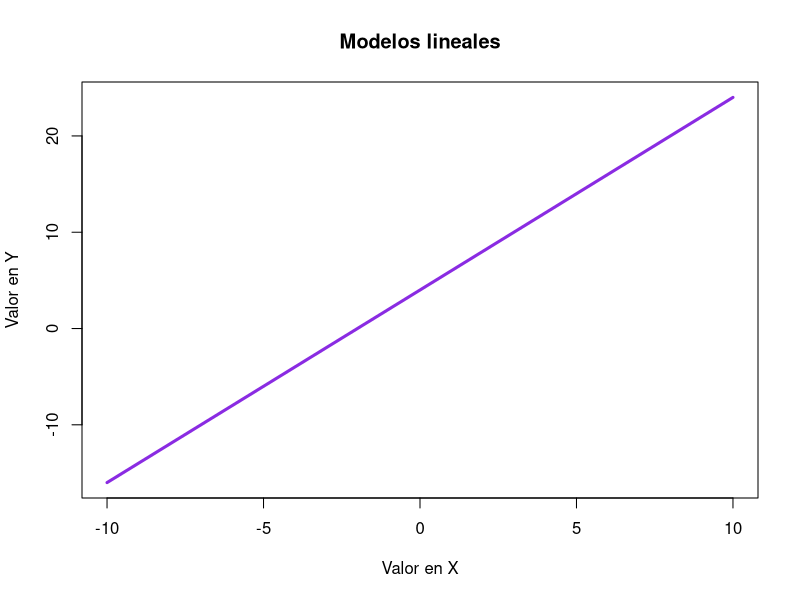
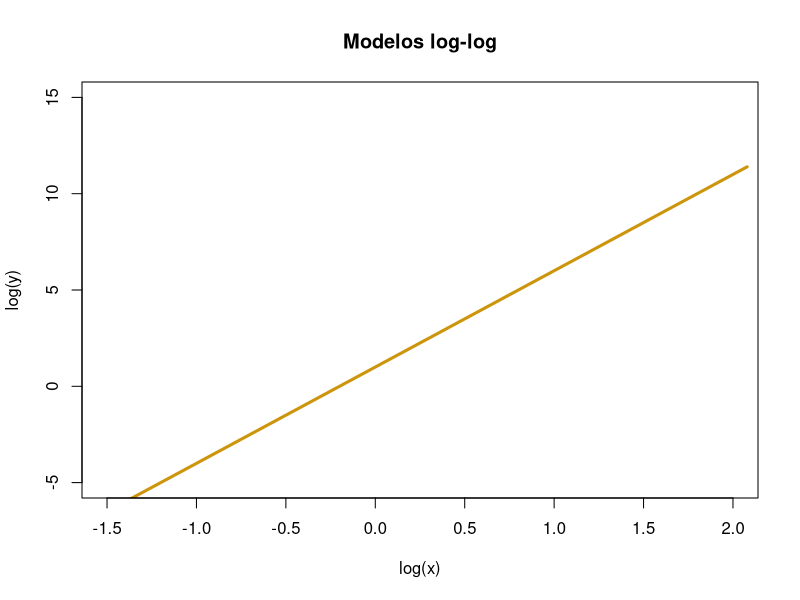
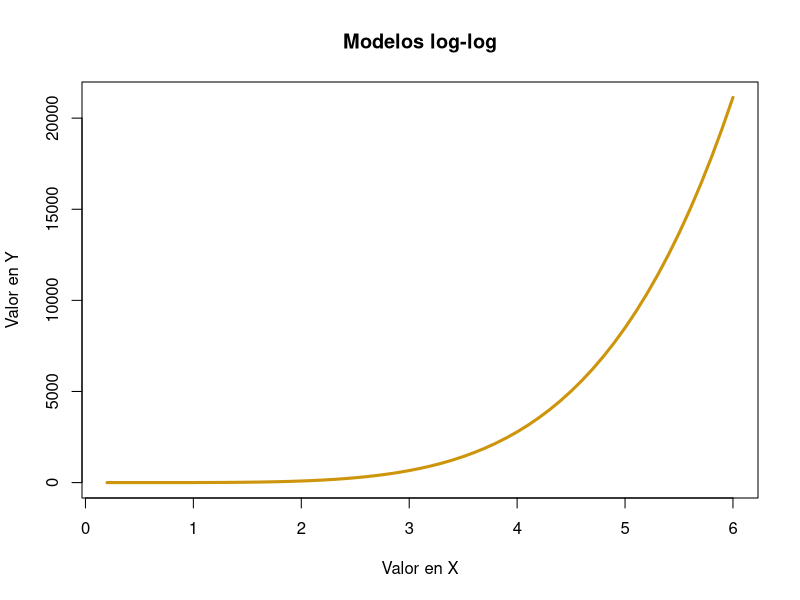
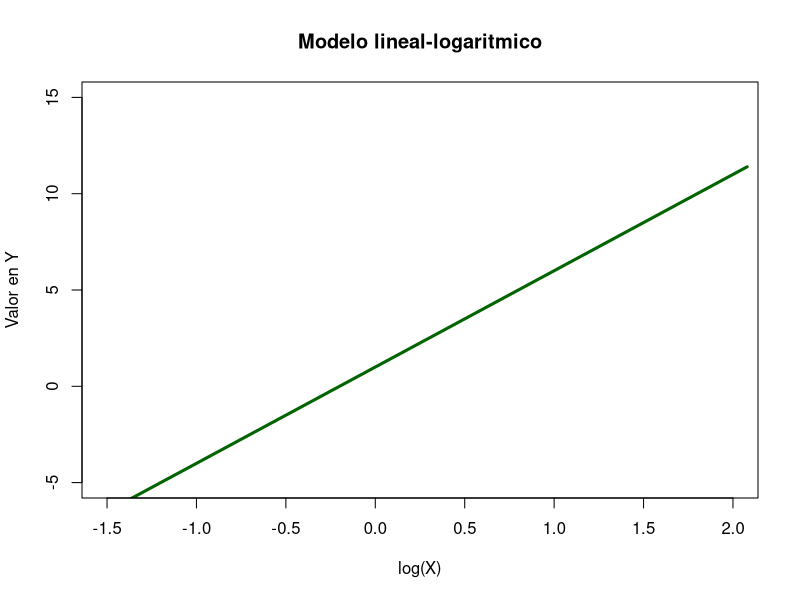
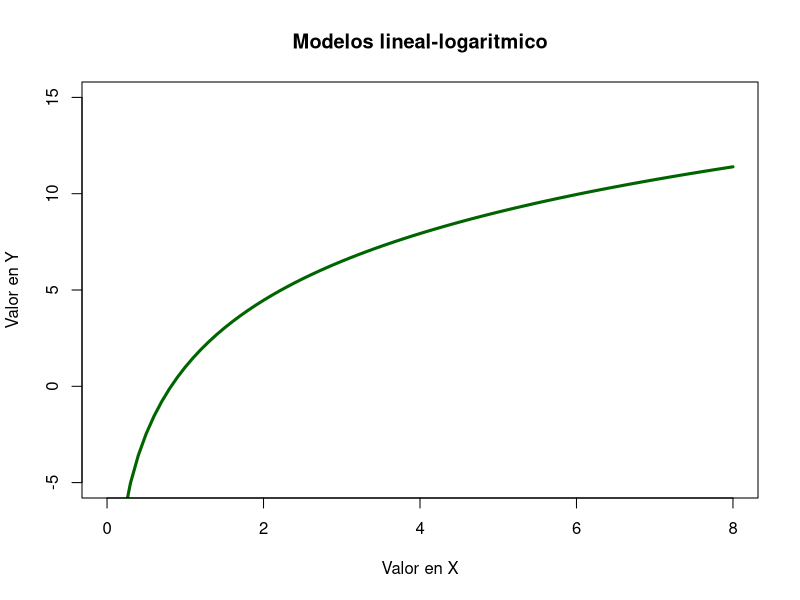
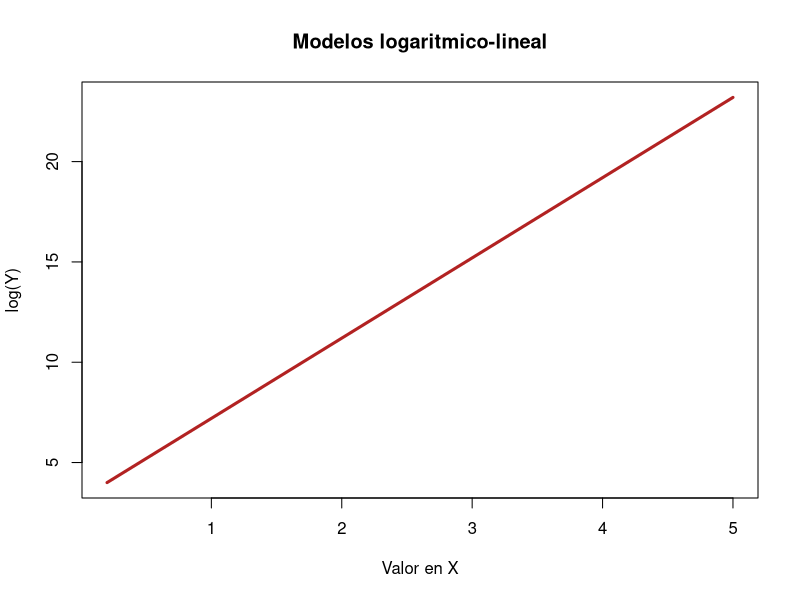
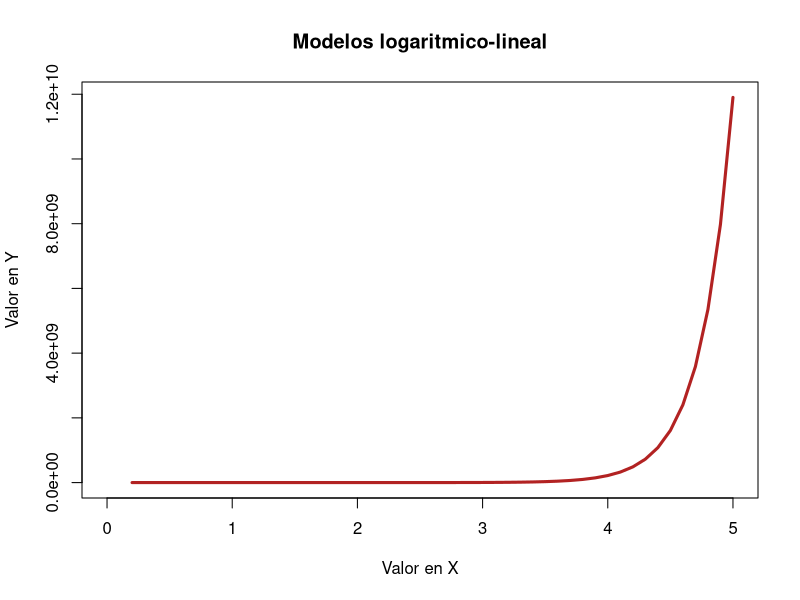
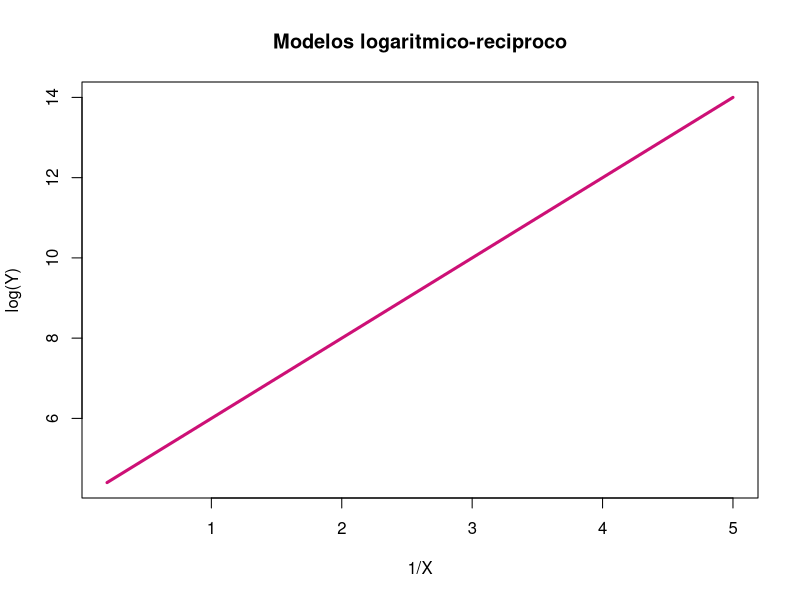

Write the R code that produced these figures, in order.
## ---- chunk 1
library(knitr)
## ---- chunk 2
modelo_lineal <- function(x,a,b)
{
  y=a+(b*x)
  return(y)
}
x=seq(-10,10,by=0.1)
plot(x,modelo_lineal(x,4,2), type = "l", lwd=3, col="blueviolet", main = "Modelos lineales",
     xlab="Valor en X", ylab="Valor en Y")

## ---- chunk 3
log_log2 <- function(x,a,b)
{
  y=a+(b*x)
  return(y)
}
x=log(seq(0.2,8,by=0.1))
plot(x,log_log2(x,1,5), type = "l", lwd=3, col="darkgoldenrod3", main = "Modelos log-log",
     xlab="log(x)", ylab="log(y)",xlim=c(-1.5,2),ylim=c(-5,15))
## ---- chunk 4
log_log <- function(x,a,b)
{
  y=exp(a+(b*log(x)))
  return(y)
}
x=seq(0.2,6,by=0.1)
plot(x,log_log(x,1,5),type = "l",lwd=3,col="darkgoldenrod3",main = "Modelos log-log",
     xlab="Valor en X", ylab="Valor en Y")
## ---- chunk 5
lin_log2 <- function(x,a,b)
{
  y=a+(b*x)
  return(y)
}
x=log(seq(0.2,8,by=0.1))
plot(x,lin_log2(x,1,5),type = "l",lwd=3,col="darkgreen",main = "Modelo lineal-logaritmico",
     xlab="log(X)", ylab="Valor en Y",xlim=c(-1.5,2),ylim=c(-5,15))
## ---- chunk 6
lin_log <- function(x,a,b)
{
  y=a+(b*log(x))
  return(y)
}
x=seq(0.2,8,by=0.1)
plot(x,lin_log(x,1,5),type = "l",lwd=3,col="darkgreen",main = "Modelos lineal-logaritmico",
     xlab="Valor en X", ylab="Valor en Y",xlim=c(0,8),ylim=c(-5,15))
## ---- chunk 7
log_lin2 <- function(x,a,b)
{
  y=a+(b*x)
  return(y)
}
x=seq(0.2,5,by=0.1)
plot(x,log_lin2(x,3.2,4),type = "l",lwd=3,col="firebrick",main = "Modelos logaritmico-lineal",
     xlab="Valor en X", ylab="log(Y)")
## ---- chunk 8
log_lin <- function(x,a,b)
{
  y=exp(a+(b*x))
  return(y)
}
x=seq(0.2,5,by=0.1)
plot(x,log_lin(x,3.2,4),type = "l",lwd=3,col="firebrick",main = "Modelos logaritmico-lineal",
     xlab="Valor en X", ylab="Valor en Y",xlim=c(0,5))
## ---- chunk 9
log_rec2 <- function(x,a,b)
{
  y=a+(b*x)
  return(y)
}
x=1/seq(0.2,5,by=0.1)
plot(x,log_rec2(x,4,2),type = "l",lwd=3,col="deeppink3",main = "Modelos logaritmico-reciproco",
     xlab="1/X", ylab="log(Y)")
## ---- chunk 10
log_rec <- function(x,a,b)
{
  y=exp(a+(b/x))
  return(y)
}
x=seq(0.2,5,by=0.1)
plot(x,log_rec(x,4,2),type = "l",lwd=3,col="deeppink3",main = "Modelos logaritmico-reciproco",
     xlab="Valor en X", ylab="Valor en Y",xlim=c(0,5))
## ---- chunk 11
consumo <- c(5526.04,6031.74,6562.65,7150.74,7726.77,8268.75,8006.57,8734.84,9504.28,10237.97,
              10819.25,11509.61,12162.87,13188.67,14301.25,15215.29)
ingreso <- c(5575.87,6145.48,6674.08,7424.31,7958.09,8609.55,8959.36,9684.60,10803.50,11333.43,
             11798.73,12698.24,13752.80,14636.40,15486.60,16301.38)
tiempo <- c(2003,2004,2005,2006,2007,2008,2009,2010,2011,2012,2013,2014,2015,2016,2017,2018)
data <- data.frame("Tiempo"=tiempo,"Consumo"=consumo,"Ingreso"=ingreso)
kable(data,format="markdown")
## ---- chunk 12
tam_consumo=length(consumo)
tam_consumo
tam_ingreso=length(ingreso)
tam_ingreso
## ---- chunk 13
prom_consumo=mean(consumo)
prom_consumo
prom_ingreso=mean(ingreso)
prom_ingreso
## ---- chunk 14
varianza_consumo=sum((consumo-prom_consumo)^2)/tam_consumo
varianza_consumo
varianza_ingreso=sum((ingreso-prom_ingreso)^2)/tam_ingreso
varianza_ingreso
## ---- chunk 15
covarianza_con_ing=sum((consumo-prom_consumo)*(ingreso-prom_ingreso))/tam_ingreso
# tam_ingreso=tam_consumo 
covarianza_con_ing

## ---- chunk 16
mco_con_ingre <- lm(consumo ~ ingreso)
mco_con_ingre
## ---- chunk 17
f_con_ing <- function(x)
{
  y=594.059+(0.8665*x)
  return(y)
}
valor_pred=f_con_ing(ingreso)
residuales = consumo-valor_pred
comparacion=data.frame("Reales_consumo"=consumo,"Ajustados_consumo"=valor_pred,
                       "Residuales"=residuales)
kable(comparacion,format="markdown")
## ---- chunk 18
plot(ingreso,consumo,col="red",lwd=3,
     main="Regresion de consumo privado e ingreso nacional",
     xlab="Ingreso nacional disponible", ylab="Consumo privado nacional")
abline(mco_con_ingre,col="darkgreen",lwd=3)
